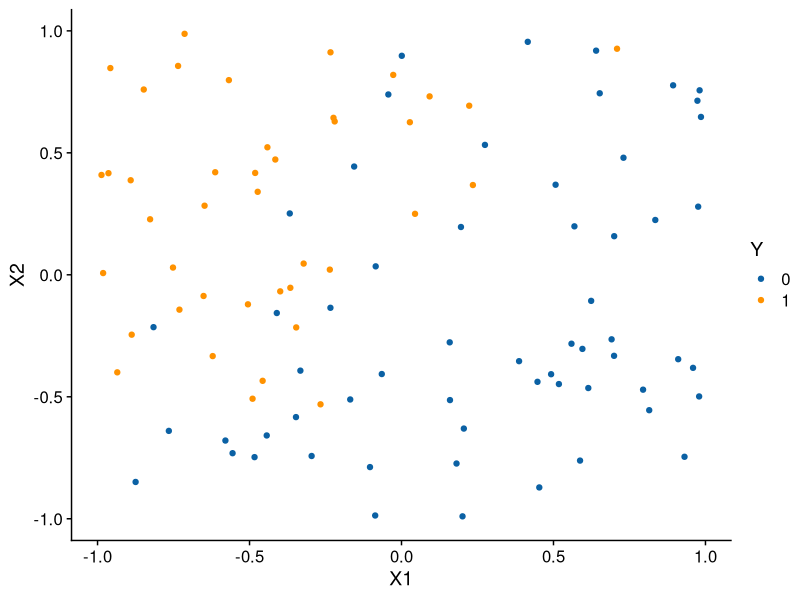
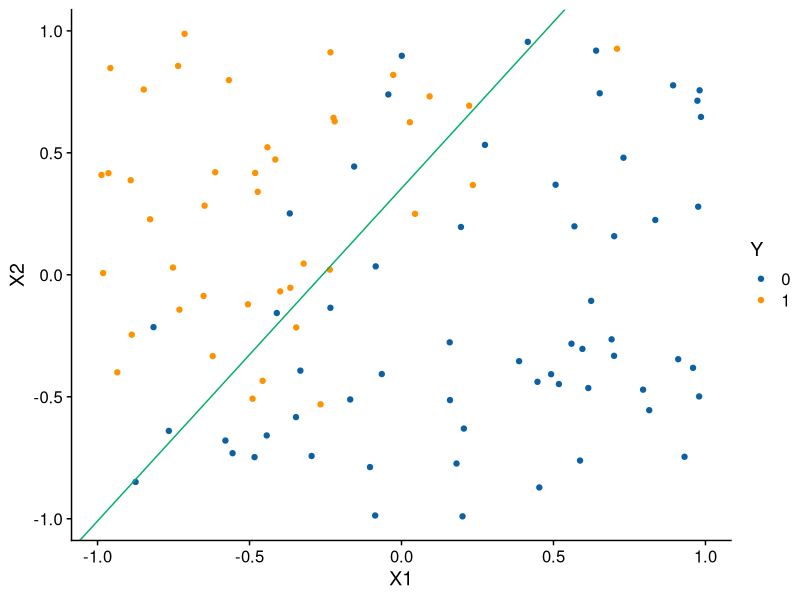
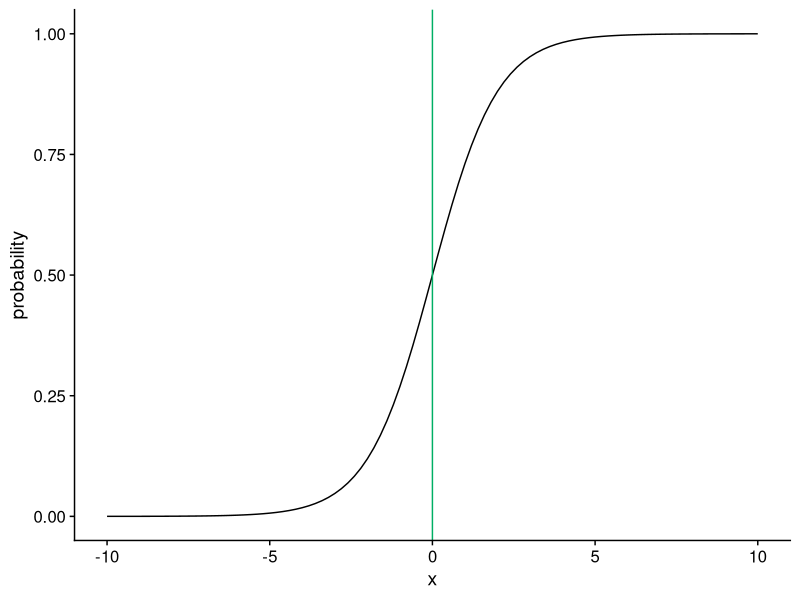
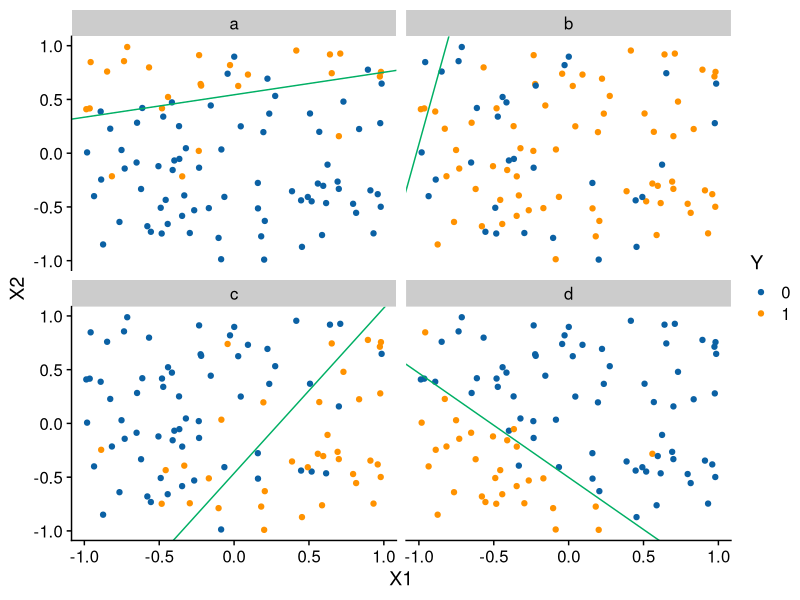
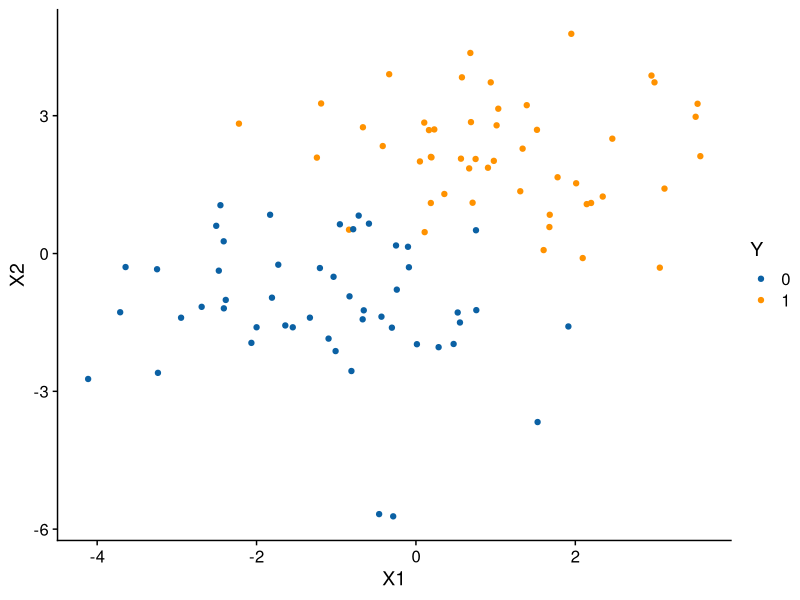
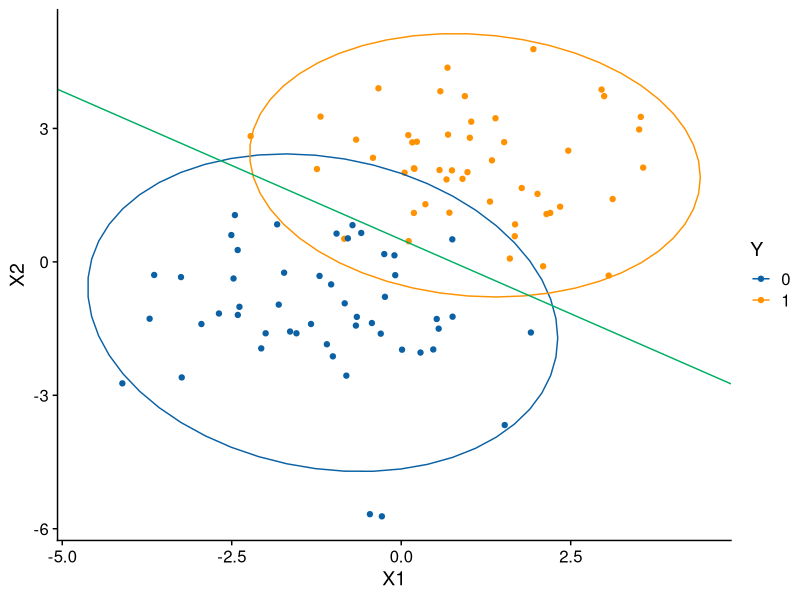
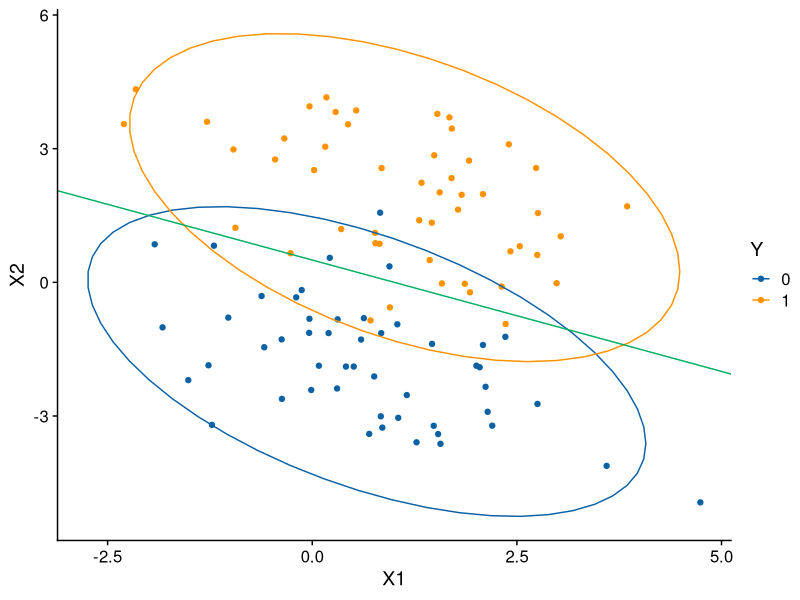
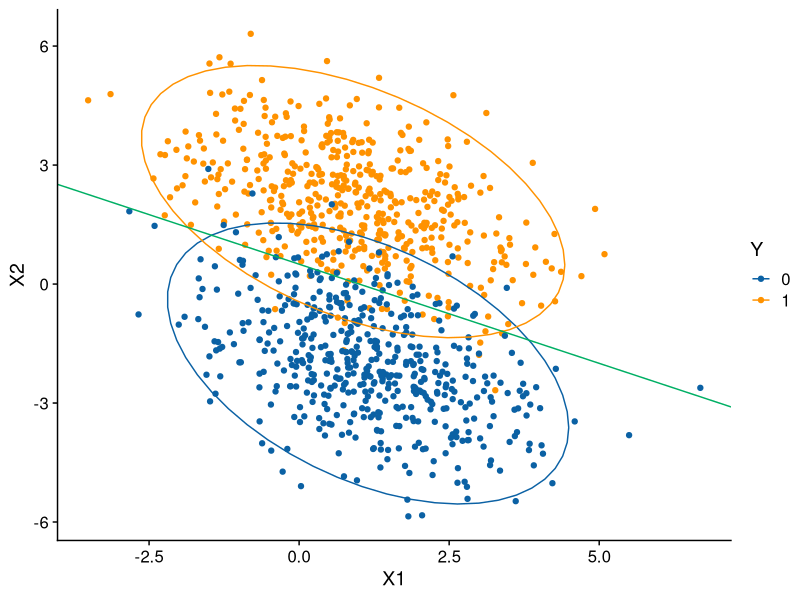

R code for these plots, in order:
## ---- chunk 1
library(knitr)
opts_chunk$set(message=FALSE, warning=FALSE, fig.align='center',fig.width=10,
               fig.height=6, cache=TRUE, autodep = TRUE)
library(tidyverse)
library(cowplot)
green = '#00AF64'
blue = '#0B61A4'
red = '#FF4900'
orange = '#FF9200'
## ---- chunk 2
set.seed(2020-04-14)
logit <- function(z){ # can this take in any z?
  log(z)-log(1-z)
}
ilogit <- function(z){ # what about this one?
  exp(z)/(1+exp(z))
}

# slightly modified from the text
sim.logistic <- function(X, beta.0, beta) {
  # Note: I'm passing in an x matrix => I need ncol(x)==length(beta)
  linear.parts = beta.0 + X%*%beta 
  Y = as.factor(rbinom(nrow(X), size=1, prob=ilogit(linear.parts)))
  return(data.frame(Y,X))
}
X <- matrix(runif(100*2, min=-1,max=1),ncol=2)
df = sim.logistic(X, -2.5, c(-5,5))
## ---- chunk 3
g <- ggplot(df, aes(X1,X2,color=Y)) + geom_point() +
  scale_color_manual(values=c(blue,orange)) + theme_cowplot(14)
g
log.lm = glm(Y~.,data=df, family='binomial')
summary(log.lm)
## ---- chunk 4
cc = coefficients(log.lm)
g + geom_abline(intercept = -cc[1]/cc[3], slope = -cc[2]/cc[3], color=green)
## ---- chunk 5
ggplot(data.frame(x=c(-10,10)), aes(x)) + stat_function(fun=ilogit) + 
  geom_vline(xintercept = 0, color=green) + ylab('probability') + theme_cowplot()
## ---- chunk 6
decision.boundary <- function(ddd){
  cc = coefficients(glm(Y~X1+X2,data=ddd,family='binomial'))
  return(data.frame(intercept=-cc[1]/cc[3],slope=-cc[2]/cc[3]))
}
newdf = lapply(1:4, function(x) sim.logistic(X, rnorm(1), rnorm(2,sd=3)))
names(newdf) = letters[1:4]
newdf = bind_rows(newdf, .id="index") %>% group_by(index)
dbs = newdf %>% do(decision.boundary(.))
ggplot(newdf, aes(X1, X2, color=Y)) + geom_point() +
  scale_color_manual(values=c(blue,orange)) + facet_wrap(~index) +
  theme_cowplot() +
  geom_abline(aes(intercept=intercept, slope=slope), data=dbs,color=green)
knitr::kable(dbs, digits = 2)
## ---- chunk 7
library(mvtnorm)
lda_gen <- function(n1, n0=n1, mu1=0, mu0=m1, Sigma=2*diag(2)){
  plist = list(n1=n1,n0=n0,pi1=n1/(n0+n1),mu1=mu1,mu0=mu0,Sigma=Sigma)
  X1 = rmvnorm(n1, mu1, Sigma) 
  X2 = rmvnorm(n0, mu0, Sigma)
  X = rbind(X1,X2)
  Y = factor(c(rep(1,n1),rep(0,n0)))
  df = data.frame(Y,X)
  Sinv = solve(Sigma)
  b = t(mu1-mu0) %*% Sinv
  b0 = 0.5*(t(mu0) %*% Sinv %*% mu0 - t(mu1) %*% Sinv %*% mu1) +
    log(plist$pi1) - log(1-plist$pi1)
  return(
    list(df=df, plist=plist, 
         slint=tibble(slope=-b[1]/b[2], int=-b0/b[2]))
         )
}
dat = lda_gen(50, mu1=c(1,2), mu0=c(-1,-1))
g <- ggplot(dat$df, aes(X1,X2,color=Y)) + geom_point() + 
  scale_color_manual(values=c(blue,orange)) + theme_cowplot(14)
g
## ---- chunk 8
g + stat_ellipse(type='norm') + # these are estimated, not the truth
  geom_abline(data = dat$slint, aes(intercept = int, slope = slope), color=green)
## ---- chunk 9
dat = lda_gen(50, mu1=c(1,2), mu0=c(1,-2), Sigma=2*matrix(c(1,-.5,-.5,1),2))
ggplot(dat$df, aes(X1,X2,color=Y)) + geom_point() +
  scale_color_manual(values=c(blue,orange)) +
  stat_ellipse(type='norm') + theme_cowplot(14) + 
  geom_abline(data = dat$slint, aes(intercept = int, slope = slope), color=green)
## ---- chunk 10
dat = lda_gen(500, mu1=c(1,2), mu0=c(1,-2), Sigma=2*matrix(c(1,-.5,-.5,1),2))
ggplot(dat$df, aes(X1,X2,color=Y)) + geom_point() + 
  scale_color_manual(values=c(blue,orange)) +
  stat_ellipse(type='norm') + theme_cowplot() +
  geom_abline(data = dat$slint, aes(intercept = int, slope = slope), color=green)
## ---- chunk 11
dat = lda_gen(n1=75,n0=25, mu1=c(1,2), mu0=c(1,-2), Sigma=2*matrix(c(1,-.5,-.5,1),2))
ggplot(dat$df, aes(X1,X2,color=Y)) + geom_point() +
  scale_color_manual(values=c(blue,orange)) +
  stat_ellipse(type='norm') + theme_cowplot() +
  geom_abline(data = dat$slint, aes(intercept = int, slope = slope), color=green)
## ---- chunk 12
lda.disc <- function(fit,df){
  pi0 = fit$prior[1]
  pi1 = fit$prior[2]
  mu0 = fit$means[1,]
  mu1 = fit$means[2,]
  S = pi0*cov(filter(df,Y==0)[,-1]) + pi1*cov(filter(df,Y==1)[,-1])
  Sinv = solve(S)
  slope.vec = t(mu1-mu0) %*% Sinv
  intercept = 0.5*(t(mu0) %*% Sinv %*% mu0 - t(mu1) %*% Sinv %*% mu1) + log(pi1) - log(pi0)
  int = -intercept/slope.vec[2]
  sl = -slope.vec[1]/slope.vec[2]
  return(data.frame(intercept=int,slope=sl))
}
## ---- chunk 13
library(MASS)
lda.fit = lda(Y~X1+X2, data=dat$df) 
sl.int = lda.disc(lda.fit,dat$df)
log.bd = decision.boundary(dat$df)
truth = data.frame(intercept=dat$slint$int, slope=dat$slint$slope)
dfa = bind_rows(sl.int,log.bd,truth)
dfa$discriminant = c('lda','logistic','truth')
ggplot(dat$df, aes(X1,X2,color=Y)) + geom_point() +
  stat_ellipse(type='norm') + theme_cowplot() +
  scale_color_manual(values=c(blue,orange,green,red,"purple")) +
  geom_abline(mapping=aes(intercept=intercept, slope=slope,color=discriminant),data=dfa) +
  theme(legend.title = element_blank())
## ---- chunk 14
n1=50; n0=50
Sigma1 = matrix(c(2,.8,.8,1),2)
Sigma0 = matrix(c(1,-.5,-.5,2),2)
X1 = rmvnorm(n1, dat$plist$mu1, Sigma1) 
X2 = rmvnorm(n0, dat$plist$mu0, Sigma0)
X = rbind(X1,X2)
Y = factor(c(rep(1,n1),rep(0,n0)))
df = data.frame(Y,X)
qda.fit = qda(Y~X1+X2, data=df)
lda.fit = lda(Y~X1+X2, data=df)
pred.grid = expand.grid(X1=seq(min(df$X1),max(df$X1),len=100),
                        X2=seq(min(df$X2),max(df$X2),len=100))
pred.grid$qda = predict(qda.fit, newdata=pred.grid)$class
pred.grid$lda = predict(lda.fit, newdata=pred.grid)$class
pg = pivot_longer(pred.grid,names_to ='key',values_to ='predictions',-c(X1,X2))
ggplot(pg, aes(X1,X2)) + geom_raster(aes(fill=predictions)) +
  facet_wrap(~key) + scale_fill_brewer()+
  geom_point(data=df,mapping=aes(X1,X2,color=Y)) +
  scale_color_manual(values=c(blue,orange)) + theme_cowplot(14)
## ---- chunk 15
library(class)
pred.grid = expand.grid(X1=seq(min(df$X1),max(df$X1),len=100),
                        X2=seq(min(df$X2),max(df$X2),len=100))
pred.grid$knn3 = knn(df[,-1], pred.grid, df$Y, k=3)
ggplot(pred.grid, aes(X1,X2)) + geom_raster(aes(fill=knn3)) +
  scale_fill_brewer() + geom_point(data=df,mapping=aes(X1,X2,color=Y)) +
  scale_color_manual(values=c(blue,orange)) + theme_cowplot(14)
## ---- chunk 16
pred.grid$knn1 = knn(df[,-1], pred.grid[,1:2], df$Y, k=1)
pred.grid$knn5 = knn(df[,-1], pred.grid[,1:2], df$Y, k=5)
pred.grid$knn10 = knn(df[,-1], pred.grid[,1:2], df$Y, k=10)
pred.grid$knn20 = knn(df[,-1], pred.grid[,1:2], df$Y, k=20)
pg = pivot_longer(pred.grid, names_to='k',values_to = 'knn',-c(X1,X2))

ggplot(pg, aes(X1,X2)) + geom_raster(aes(fill=knn)) +
  facet_wrap(~k,labeller = label_both) + scale_fill_brewer()+
  geom_point(data=df,mapping=aes(X1,X2,color=Y)) +
  scale_color_manual(values=c(blue,orange)) + theme_cowplot(14)
## ---- chunk 17
kmax = 20
err = double(kmax)
for(ii in 1:kmax){
  pk = knn.cv(df[,-1],df$Y, k=ii) # does leave one out CV
  err[ii] = mean(pk != df$Y)
}
ggplot(data.frame(k=1:kmax,error=err), aes(k,error)) + geom_point(color=red) +
  geom_line(color=red) + theme_cowplot(14)
## ---- chunk 18
pred.grid$knn7 = knn(df[,-1], pred.grid[,1:2], df$Y, k=7)
ggplot(pred.grid, aes(X1,X2)) + geom_raster(aes(fill=knn7)) +
  scale_fill_brewer() + geom_point(data=df,mapping=aes(X1,X2,color=Y)) +
  scale_color_manual(values=c(blue,orange)) + theme_cowplot(14)
(tt <- table(knn(df[,-1],df[,-1],df$Y,k=7),df$Y,dnn=c('predicted','truth')))
1-sum(diag(tt))/sum(tt) # misclassification rate
## ---- chunk 19
dat = tibble(
  X = runif(50,-1,1),
  Y = as.factor(as.numeric(abs(X) < .5)),
  vert = 0
)
g1 <- ggplot(dat, aes(X,vert,color=Y)) + geom_point() +
  geom_vline(xintercept = c(-.5,.5)) +
  scale_color_manual(values=c(blue,orange)) +
  theme_cowplot(14)
Z = mutate(dat, Z1=X^2, Z2=X)
g2 <- ggplot(Z, aes(Z1,Z2,color=Y)) + geom_point() +
  scale_color_manual(values=c(blue,orange)) + geom_vline(xintercept = .25) +
  theme_cowplot()
## ---- chunk 20
plot_grid(g1,g2)
## ---- chunk 21
library(kernlab)
means = c(-3,1,1,1,-1,-1,1,-1,-1,1,-3,-1)
X = matrix(rnorm(300, means, sd=.5), nrow=150, byrow = TRUE)
y = factor(rep(c(1,1,1,-1,-1,-1), times=75)) # works with -1,1 instead of 0,1
df = data.frame(y,X)
ggplot(df,aes(X1,X2,color=y)) + geom_point() + 
  scale_color_manual(values=c(blue,orange)) + theme_cowplot(14)
svp = ksvm(y~., data=df, type='C-svc')
preddf = expand.grid()
plot(svp, data=df)
